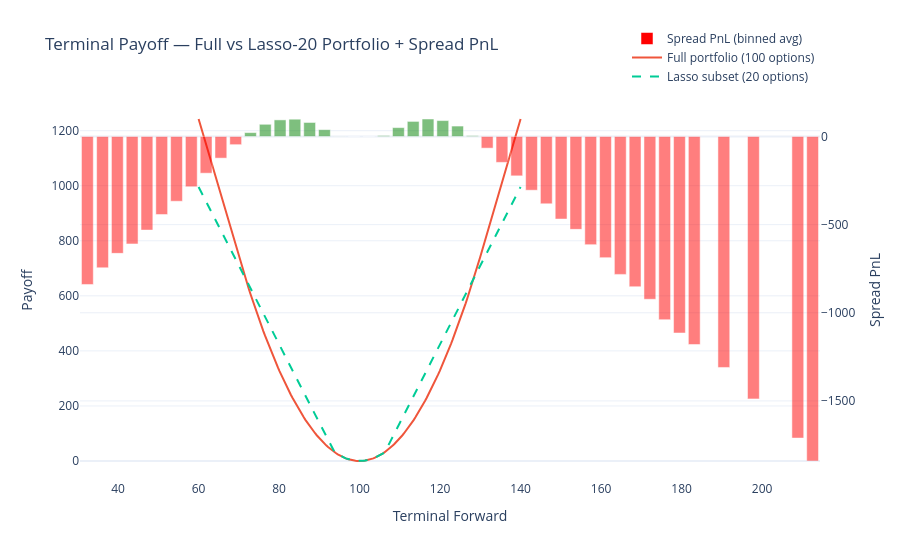

This figure's notebook cell:
### Code cell
df_sorted = spread_pnl.sort_values('forward_price')
bins = pd.cut(df_sorted['forward_price'], bins=50)
binned = df_sorted.groupby(bins, observed=True)['spread_pnl'].mean()
bin_centers = binned.index.map(lambda i: i.mid)
colors = ['green' if v >= 0 else 'red' for v in binned.values]

fig2 = go.Figure()
fig2.add_trace(go.Bar(
    x=bin_centers,
    y=binned.values,
    name='Spread PnL (binned avg)',
    marker_color=colors,
    marker_opacity=0.5,
    yaxis='y2'
))
fig2.add_trace(go.Scatter(x=portfolio_full_payoff.index, y=portfolio_full_payoff.values,
                           mode='lines', name='Full portfolio (100 options)', line=dict(width=2)))
fig2.add_trace(go.Scatter(x=portfolio_lasso_payoff.index, y=portfolio_lasso_payoff.values,
                           mode='lines', name='Lasso subset (20 options)', line=dict(width=2, dash='dash')))
fig2.update_layout(
    title='Terminal Payoff — Full vs Lasso-20 Portfolio + Spread PnL',
    xaxis_title='Terminal Forward',
    yaxis=dict(title='Payoff'),
    yaxis2=dict(title='Spread PnL', overlaying='y', side='right'),
    template='plotly_white',
    legend=dict(x=1, y=1.2, xanchor='right', yanchor='top')
)
fig2.show()

### Figure 1 — Plotly figure (JSON) as saved in the notebook; plotly's stock layout.template omitted (floating-point values rounded to 4 significant figures; data arrays with more than 128 entries replaced by an {"elided": "..."} marker saying what was removed)
{"data": [{"marker": {"color": ["red", "red", "red", "red", "red", "red", "red", "red", "red", "red", "red", "green", "green", "green", "green", "green", "green", "green", "red", "green", "green", "green", "green", "green", "green", "green", "green", "red", "red", "red", "red", "red", "red", "red", "red", "red", "red", "red", "red", "red", "red", "red", "red", "red", "red", "red"], "opacity": 0.5}, "name": "Spread PnL (binned avg)", "type": "bar", "x": [32.37, 36.14, 39.81, 43.49, 47.16, 50.84, 54.51, 58.19, 61.86, 65.54, 69.21, 72.89, 76.57, 80.24, 83.92, 87.59, 91.27, 94.94, 98.62, 102.3, 106.0, 109.6, 113.3, 117.0, 120.7, 124.3, 128.0, 131.7, 135.4, 139.0, 142.7, 146.4, 150.1, 153.7, 157.4, 161.1, 164.8, 168.5, 172.1, 175.8, 179.5, 183.2, 190.5, 197.9, 208.9, 212.6], "y": [-839.4, -744.9, -663.0, -609.5, -530.9, -442.8, -367.4, -285.1, -208.2, -122.8, -46.46, 22.1, 69.22, 94.2, 98.08, 79.55, 38.62, 0.8548, -4.881e-05, 0.0004748, 5.383, 50.31, 85.52, 99.2, 90.24, 59.18, 4.614, -66.11, -146.9, -223.3, -304.8, -382.1, -468.4, -526.9, -613.5, -687.2, -782.3, -852.4, -923.5, -1039.0, -1115.0, -1180.0, -1310.0, -1489.0, -1711.0, -1841.0], "yaxis": "y2"}, {"line": {"width": 2}, "mode": "lines", "name": "Full portfolio (100 options)", "type": "scatter", "x": {"elided": "200 float values"}, "y": {"elided": "200 float values"}}, {"line": {"dash": "dash", "width": 2}, "mode": "lines", "name": "Lasso subset (20 options)", "type": "scatter", "x": {"elided": "200 float values"}, "y": {"elided": "200 float values"}}], "layout": {"legend": {"x": 1, "xanchor": "right", "y": 1.2, "yanchor": "top"}, "title": {"text": "Terminal Payoff — Full vs Lasso-20 Portfolio + Spread PnL"}, "xaxis": {"title": {"text": "Terminal Forward"}}, "yaxis": {"title": {"text": "Payoff"}}, "yaxis2": {"overlaying": "y", "side": "right", "title": {"text": "Spread PnL"}}}}
